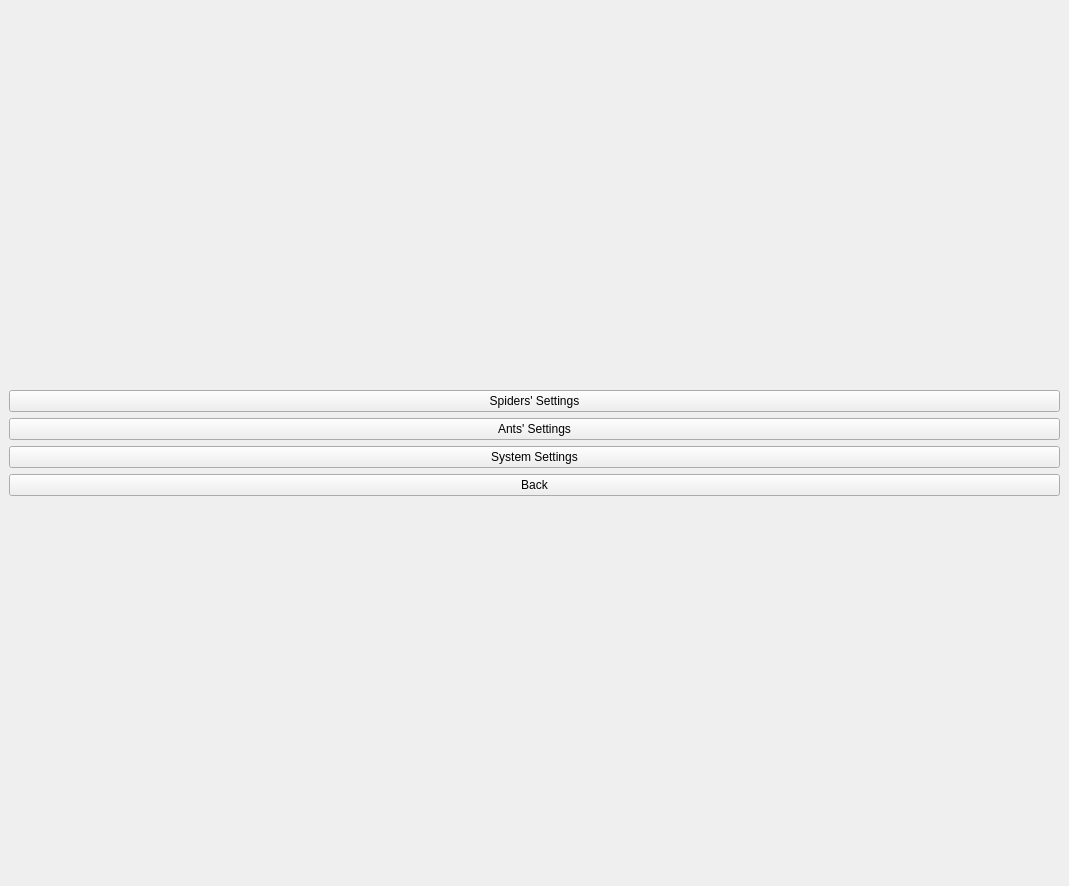
<?xml version="1.0" encoding="UTF-8"?>
<ui version="4.0">
 <class>MainWindow</class>
 <widget class="QMainWindow" name="MainWindow">
  <property name="geometry">
   <rect>
    <x>0</x>
    <y>0</y>
    <width>1069</width>
    <height>886</height>
   </rect>
  </property>
  <property name="windowTitle">
   <string>MainWindow</string>
  </property>
  <widget class="QWidget" name="centralwidget">
   <layout class="QVBoxLayout" name="verticalLayout_2">
    <item>
     <layout class="QGridLayout" name="gridLayout">
      <item row="0" column="0">
       <widget class="QPushButton" name="spiders_settings">
        <property name="styleSheet">
         <string notr="true">QPushButton {
  align-items: center;
  background-color: #c2fab1;
  border: 2px solid #111;
  border-radius: 8px;
  box-sizing: border-box;
  color: #111;
  cursor: pointer;
  display: flex;
  font-family: Inter,sans-serif;
  font-size: 16px;
  height: 100px;
  justify-content: center;
  line-height: 300px;
  max-width: 300%;
  padding: 0 25px;
  position: relative;
  text-align: center;
  text-decoration: none;
  user-select: none;
  -webkit-user-select: none;
  touch-action: manipulation;
}

QPushButton:after {
  background-color: #111;
  border-radius: 8px;
  content: &quot;&quot;;
  display: block;
  height:100px;
  left: 0;
  width: 100%;
  position: absolute;
  top: -2px;
  transform: translate(8px, 8px);
  transition: transform .2s ease-out;
  z-index: -1;
}

QPushButton:hover:after {
  transform: translate(0, 0);
}

QPushButton:active {
  background-color: #c2fab1;
  outline: 0;
}

QPushButton:hover {
  outline: 0;
}

@media (min-width: 768px) {
  QPushButton {
    padding: 0 40px;
  }
}</string>
        </property>
        <property name="text">
         <string>Spiders' Settings</string>
        </property>
       </widget>
      </item>
      <item row="1" column="0">
       <widget class="QPushButton" name="ants_settins">
        <property name="styleSheet">
         <string notr="true">QPushButton {
  align-items: center;
  background-color: #c2fab1;
  border: 2px solid #111;
  border-radius: 8px;
  box-sizing: border-box;
  color: #111;
  cursor: pointer;
  display: flex;
  font-family: Inter,sans-serif;
  font-size: 16px;
  height: 100px;
  justify-content: center;
  line-height: 300px;
  max-width: 300%;
  padding: 0 25px;
  position: relative;
  text-align: center;
  text-decoration: none;
  user-select: none;
  -webkit-user-select: none;
  touch-action: manipulation;
}

QPushButton:after {
  background-color: #111;
  border-radius: 8px;
  content: &quot;&quot;;
  display: block;
  height:100px;
  left: 0;
  width: 100%;
  position: absolute;
  top: -2px;
  transform: translate(8px, 8px);
  transition: transform .2s ease-out;
  z-index: -1;
}

QPushButton:hover:after {
  transform: translate(0, 0);
}

QPushButton:active {
  background-color: #c2fab1;
  outline: 0;
}

QPushButton:hover {
  outline: 0;
}

@media (min-width: 768px) {
  QPushButton {
    padding: 0 40px;
  }
}</string>
        </property>
        <property name="text">
         <string>Ants' Settings</string>
        </property>
       </widget>
      </item>
      <item row="2" column="0">
       <widget class="QPushButton" name="system_settings">
        <property name="styleSheet">
         <string notr="true">QPushButton {
  align-items: center;
  background-color: #c2fab1;
  border: 2px solid #111;
  border-radius: 8px;
  box-sizing: border-box;
  color: #111;
  cursor: pointer;
  display: flex;
  font-family: Inter,sans-serif;
  font-size: 16px;
  height: 100px;
  justify-content: center;
  line-height: 300px;
  max-width: 300%;
  padding: 0 25px;
  position: relative;
  text-align: center;
  text-decoration: none;
  user-select: none;
  -webkit-user-select: none;
  touch-action: manipulation;
}

QPushButton:after {
  background-color: #111;
  border-radius: 8px;
  content: &quot;&quot;;
  display: block;
  height:100px;
  left: 0;
  width: 100%;
  position: absolute;
  top: -2px;
  transform: translate(8px, 8px);
  transition: transform .2s ease-out;
  z-index: -1;
}

QPushButton:hover:after {
  transform: translate(0, 0);
}

QPushButton:active {
  background-color: #c2fab1;
  outline: 0;
}

QPushButton:hover {
  outline: 0;
}

@media (min-width: 768px) {
  QPushButton {
    padding: 0 40px;
  }
}</string>
        </property>
        <property name="text">
         <string>System Settings</string>
        </property>
       </widget>
      </item>
      <item row="3" column="0">
       <widget class="QPushButton" name="return_button_settings">
        <property name="styleSheet">
         <string notr="true">QPushButton {
  align-items: center;
  background-color: #c2fab1;
  border: 2px solid #111;
  border-radius: 8px;
  box-sizing: border-box;
  color: #111;
  cursor: pointer;
  display: flex;
  font-family: Inter,sans-serif;
  font-size: 16px;
  height: 100px;
  justify-content: center;
  line-height: 300px;
  max-width: 300%;
  padding: 0 25px;
  position: relative;
  text-align: center;
  text-decoration: none;
  user-select: none;
  -webkit-user-select: none;
  touch-action: manipulation;
}

QPushButton:after {
  background-color: #111;
  border-radius: 8px;
  content: &quot;&quot;;
  display: block;
  height:100px;
  left: 0;
  width: 100%;
  position: absolute;
  top: -2px;
  transform: translate(8px, 8px);
  transition: transform .2s ease-out;
  z-index: -1;
}

QPushButton:hover:after {
  transform: translate(0, 0);
}

QPushButton:active {
  background-color: #c2fab1;
  outline: 0;
}

QPushButton:hover {
  outline: 0;
}

@media (min-width: 768px) {
  QPushButton {
    padding: 0 40px;
  }
}</string>
        </property>
        <property name="text">
         <string>Back</string>
        </property>
       </widget>
      </item>
     </layout>
    </item>
   </layout>
  </widget>
 </widget>
 <resources/>
 <connections/>
</ui>
